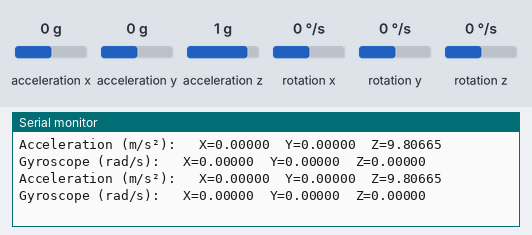
Simulated run of this sketch. Board: ESP32. On the bench: the last lines printed to the serial monitor. The inputs (shaded band) are chosen by the test bench; at power-on: acceleration x 0 g, acceleration y 0 g, acceleration z 1 g, rotation x 0 °/s, rotation y 0 °/s, rotation z 0 °/s.

Above: at 1.4 s.
1.5 s: acceleration x set to -1.4 g
At 1.55 s:
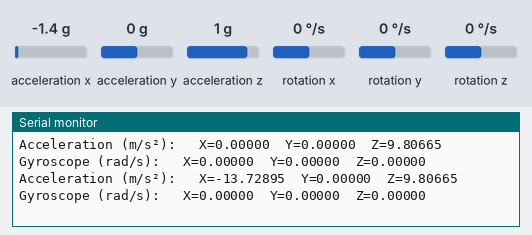
3.0 s: acceleration y set to -1.4 g
At 3.05 s:
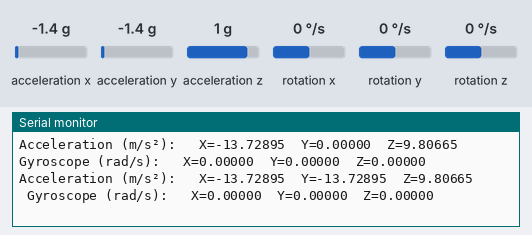
4.5 s: acceleration z set to -1.4 g
At 4.55 s:
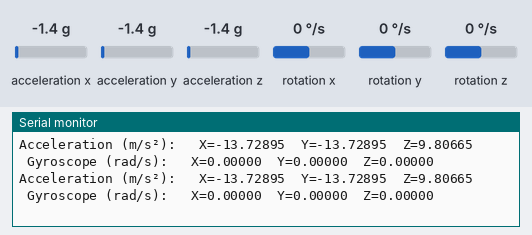
6.0 s: rotation x set to -192 °/s
At 6.06 s:
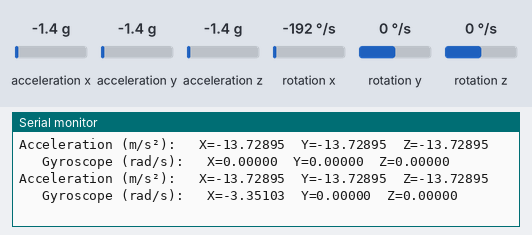
7.5 s: rotation y set to -192 °/s
At 7.57 s:
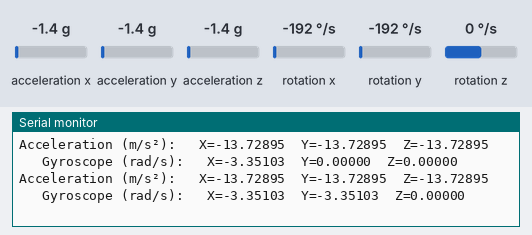

Measured:
- after the input at 1.5 s, the serial monitor: prints a new line at once (image 1)
- after the input at 3.0 s, the serial monitor: prints a new line after 0.05 s (image 2)
- after the input at 6.0 s, the serial monitor: prints a new line after 0.06 s (image 4)
- after the input at 7.5 s, the serial monitor: prints a new line after 0.07 s (image 5)

The sketch:

IMU-test.ino
```cpp
// I2C device class (I2Cdev) demonstration Arduino sketch for MPU6050 class
// 10/7/2011 by Jeff Rowberg <jeff@rowberg.net>
// Updates should (hopefully) always be available at https://github.com/jrowberg/i2cdevlib
//
// Changelog:
//      2013-05-08 - added multiple output formats
//                 - added seamless Fastwire support
//      2011-10-07 - initial release

/* ============================================
I2Cdev device library code is placed under the MIT license
Copyright (c) 2011 Jeff Rowberg

Permission is hereby granted, free of charge, to any person obtaining a copy
of this software and associated documentation files (the "Software"), to deal
in the Software without restriction, including without limitation the rights
to use, copy, modify, merge, publish, distribute, sublicense, and/or sell
copies of the Software, and to permit persons to whom the Software is
furnished to do so, subject to the following conditions:

The above copyright notice and this permission notice shall be included in
all copies or substantial portions of the Software.

THE SOFTWARE IS PROVIDED "AS IS", WITHOUT WARRANTY OF ANY KIND, EXPRESS OR
IMPLIED, INCLUDING BUT NOT LIMITED TO THE WARRANTIES OF MERCHANTABILITY,
FITNESS FOR A PARTICULAR PURPOSE AND NONINFRINGEMENT. IN NO EVENT SHALL THE
AUTHORS OR COPYRIGHT HOLDERS BE LIABLE FOR ANY CLAIM, DAMAGES OR OTHER
LIABILITY, WHETHER IN AN ACTION OF CONTRACT, TORT OR OTHERWISE, ARISING FROM,
OUT OF OR IN CONNECTION WITH THE SOFTWARE OR THE USE OR OTHER DEALINGS IN
THE SOFTWARE.
===============================================
*/

// I2Cdev and MPU6050 must be installed as libraries, or else the .cpp/.h files
// for both classes must be in the include path of your project
#include "I2Cdev.h"
#include "MPU6050.h"

// Arduino Wire library is required if I2Cdev I2CDEV_ARDUINO_WIRE implementation
// is used in I2Cdev.h
#if I2CDEV_IMPLEMENTATION == I2CDEV_ARDUINO_WIRE
    #include "Wire.h"
#endif

// ESP32-PoE-ISO I2C pins
#define I2C_SDA 13
#define I2C_SCL 16

// class default I2C address is 0x68
// specific I2C addresses may be passed as a parameter here
// AD0 low = 0x68 (default for InvenSense evaluation board)
// AD0 high = 0x69
//MPU6050 accelgyro;
MPU6050 accelgyro(0x69); // <-- use for AD0 high

int16_t ax, ay, az;
int16_t gx, gy, gz;

float g = 9.80665; // m/s²

// uncomment "OUTPUT_READABLE_ACCELGYRO" if you want to see a tab-separated
// list of the accel X/Y/Z and then gyro X/Y/Z values in decimal. Easy to read,
// not so easy to parse, and slow(er) over UART.
#define OUTPUT_READABLE_ACCELGYRO

// uncomment "OUTPUT_BINARY_ACCELGYRO" to send all 6 axes of data as 16-bit
// binary, one right after the other. This is very fast (as fast as possible
// without compression or data loss), and easy to parse, but impossible to read
// for a human.
//#define OUTPUT_BINARY_ACCELGYRO


void setup() {
	delay(250);

    // join I2C bus (I2Cdev library doesn't do this automatically)
    #if I2CDEV_IMPLEMENTATION == I2CDEV_ARDUINO_WIRE
        Wire.begin(I2C_SDA, I2C_SCL);
    #elif I2CDEV_IMPLEMENTATION == I2CDEV_BUILTIN_FASTWIRE
        Fastwire::setup(400, true);
    #endif

    // initialize serial communication
    // (38400 chosen because it works as well at 8MHz as it does at 16MHz, but
    // it's really up to you depending on your project)
    Serial.begin(115200);

    // initialize device
    Serial.println("Initializing I2C devices...");
    accelgyro.initialize();

    // verify connection
    Serial.println("Testing device connections...");
    if (accelgyro.testConnection()) {
      	Serial.println("MPU6050 connection successful");
    } else {
      	Serial.println("MPU6050 connection failed");
      	while (1); // halt the program
    }

    // use the code below to change accel/gyro offset values
    /*
    Serial.println("Updating internal sensor offsets...");
    // -76	-2359	1688	0	0	0
    Serial.print(accelgyro.getXAccelOffset()); Serial.print("\t"); // -76
    Serial.print(accelgyro.getYAccelOffset()); Serial.print("\t"); // -2359
    Serial.print(accelgyro.getZAccelOffset()); Serial.print("\t"); // 1688
    Serial.print(accelgyro.getXGyroOffset()); Serial.print("\t"); // 0
    Serial.print(accelgyro.getYGyroOffset()); Serial.print("\t"); // 0
    Serial.print(accelgyro.getZGyroOffset()); Serial.print("\t"); // 0
    Serial.print("\n");
    accelgyro.setXGyroOffset(220);
    accelgyro.setYGyroOffset(76);
    accelgyro.setZGyroOffset(-85);
    Serial.print(accelgyro.getXAccelOffset()); Serial.print("\t"); // -76
    Serial.print(accelgyro.getYAccelOffset()); Serial.print("\t"); // -2359
    Serial.print(accelgyro.getZAccelOffset()); Serial.print("\t"); // 1688
    Serial.print(accelgyro.getXGyroOffset()); Serial.print("\t"); // 0
    Serial.print(accelgyro.getYGyroOffset()); Serial.print("\t"); // 0
    Serial.print(accelgyro.getZGyroOffset()); Serial.print("\t"); // 0
    Serial.print("\n");
    */
}

void loop() {
    // read raw accel/gyro measurements from device
    accelgyro.getMotion6(&ax, &ay, &az, &gx, &gy, &gz);

    // these methods (and a few others) are also available
    //accelgyro.getAcceleration(&ax, &ay, &az);
    //accelgyro.getRotation(&gx, &gy, &gz);

    #ifdef OUTPUT_READABLE_ACCELGYRO
        // Convert raw acceleration data to m/s²
		float ax_mss = (float)ax / 16384.0 * g;
		float ay_mss = (float)ay / 16384.0 * g;
		float az_mss = (float)az / 16384.0 * g;

		// Convert raw gyroscope data to radians per second
		float gx_rads = (float)gx / 131.0 * (3.14159265358979323846 / 180.0);
		float gy_rads = (float)gy / 131.0 * (3.14159265358979323846 / 180.0);
		float gz_rads = (float)gz / 131.0 * (3.14159265358979323846 / 180.0);

		// Print the acceleration in m/s²
		Serial.print("Acceleration (m/s²): "); Serial.print("\t");
		Serial.print("X=");
		Serial.print(ax_mss,5); Serial.print("\t");
		Serial.print("Y=");
		Serial.print(ay_mss,5); Serial.print("\t");
		Serial.print("Z=");
		Serial.print(az_mss,5); Serial.print("\t"); Serial.print("\t");

		// Print the gyroscope data in radians per second
		Serial.print("Gyroscope (rad/s): "); Serial.print("\t");
		Serial.print("X=");
		Serial.print(gx_rads,5); Serial.print("\t");
		Serial.print("Y=");
		Serial.print(gy_rads,5); Serial.print("\t");
		Serial.print("Z=");
		Serial.println(gz_rads,5);
    #endif

    #ifdef OUTPUT_BINARY_ACCELGYRO
        Serial.write((uint8_t)(ax >> 8)); Serial.write((uint8_t)(ax & 0xFF));
        Serial.write((uint8_t)(ay >> 8)); Serial.write((uint8_t)(ay & 0xFF));
        Serial.write((uint8_t)(az >> 8)); Serial.write((uint8_t)(az & 0xFF));
        Serial.write((uint8_t)(gx >> 8)); Serial.write((uint8_t)(gx & 0xFF));
        Serial.write((uint8_t)(gy >> 8)); Serial.write((uint8_t)(gy & 0xFF));
        Serial.write((uint8_t)(gz >> 8)); Serial.write((uint8_t)(gz & 0xFF));
    #endif

    delay(100);
}
```
